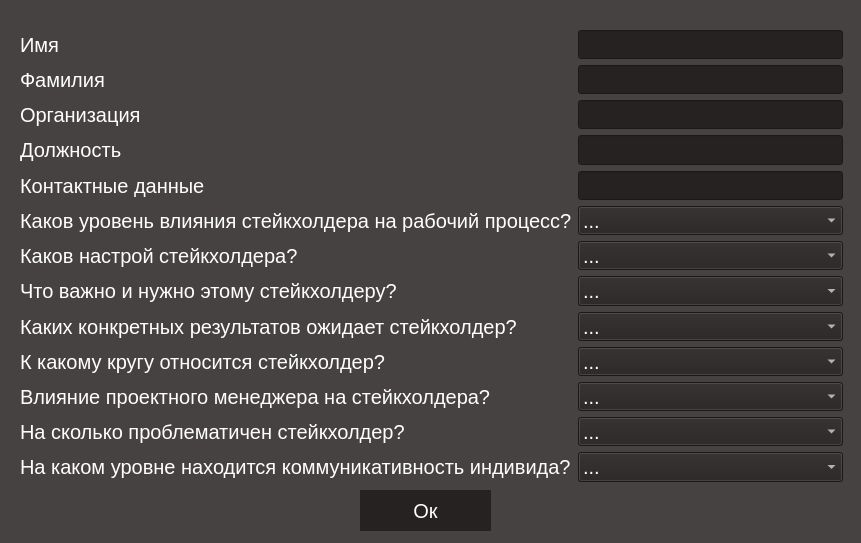
<?xml version="1.0" encoding="UTF-8"?>
<ui version="4.0">
 <class>Dialog</class>
 <widget class="QDialog" name="Dialog">
  <property name="geometry">
   <rect>
    <x>0</x>
    <y>0</y>
    <width>861</width>
    <height>543</height>
   </rect>
  </property>
  <property name="windowTitle">
   <string>Dialog</string>
  </property>
  <property name="styleSheet">
   <string notr="true">background-color: rgb(71, 66, 66);
</string>
  </property>
  <widget class="QWidget" name="formLayoutWidget">
   <property name="geometry">
    <rect>
     <x>20</x>
     <y>30</y>
     <width>823</width>
     <height>452</height>
    </rect>
   </property>
   <layout class="QFormLayout" name="formLayout">
    <item row="1" column="0">
     <widget class="QLabel" name="label_2">
      <property name="styleSheet">
       <string notr="true">background-color: rgb(71, 66, 66);
font-size: 20px;
color: rgb(255, 255, 255); 
text-align: center;</string>
      </property>
      <property name="text">
       <string>Фамилия</string>
      </property>
     </widget>
    </item>
    <item row="2" column="0">
     <widget class="QLabel" name="label_3">
      <property name="styleSheet">
       <string notr="true">background-color: rgb(71, 66, 66);
font-size: 20px;
color: rgb(255, 255, 255); 
text-align: center;</string>
      </property>
      <property name="text">
       <string>Организация</string>
      </property>
     </widget>
    </item>
    <item row="3" column="0">
     <widget class="QLabel" name="label_4">
      <property name="styleSheet">
       <string notr="true">background-color: rgb(71, 66, 66);
font-size: 20px;
color: rgb(255, 255, 255); 
text-align: center;</string>
      </property>
      <property name="text">
       <string>Должность</string>
      </property>
     </widget>
    </item>
    <item row="4" column="0">
     <widget class="QLabel" name="label_5">
      <property name="styleSheet">
       <string notr="true">background-color: rgb(71, 66, 66);
font-size: 20px;
color: rgb(255, 255, 255); 
text-align: center;</string>
      </property>
      <property name="text">
       <string>Контактные данные</string>
      </property>
     </widget>
    </item>
    <item row="5" column="0">
     <widget class="QLabel" name="label_6">
      <property name="styleSheet">
       <string notr="true">background-color: rgb(71, 66, 66);
font-size: 20px;
color: rgb(255, 255, 255); 
text-align: center;</string>
      </property>
      <property name="text">
       <string>Каков уровень влияния стейкхолдера на рабочий процесс?</string>
      </property>
     </widget>
    </item>
    <item row="5" column="1">
     <widget class="QComboBox" name="comboBox">
      <property name="styleSheet">
       <string notr="true">background-color: rgb(38, 34, 34);
font-size: 20px;
color: rgb(255, 255, 255); 
height: 25px;
weight: 50px;</string>
      </property>
      <item>
       <property name="text">
        <string>...</string>
       </property>
      </item>
      <item>
       <property name="text">
        <string>высокий</string>
       </property>
      </item>
      <item>
       <property name="text">
        <string>средний</string>
       </property>
      </item>
      <item>
       <property name="text">
        <string>низкий</string>
       </property>
      </item>
     </widget>
    </item>
    <item row="6" column="0">
     <widget class="QLabel" name="label_7">
      <property name="styleSheet">
       <string notr="true">background-color: rgb(71, 66, 66);
font-size: 20px;
color: rgb(255, 255, 255); 
text-align: center;</string>
      </property>
      <property name="text">
       <string>Каков настрой стейкхолдера?</string>
      </property>
     </widget>
    </item>
    <item row="6" column="1">
     <widget class="QComboBox" name="comboBox_2">
      <property name="styleSheet">
       <string notr="true">background-color: rgb(38, 34, 34);
font-size: 20px;
color: rgb(255, 255, 255); 
height: 25px;
weight: 50px;</string>
      </property>
      <item>
       <property name="text">
        <string>...</string>
       </property>
      </item>
      <item>
       <property name="text">
        <string>вовлеченность</string>
       </property>
      </item>
      <item>
       <property name="text">
        <string>лояльность</string>
       </property>
      </item>
      <item>
       <property name="text">
        <string>нейтралитет</string>
       </property>
      </item>
      <item>
       <property name="text">
        <string>нелояльность</string>
       </property>
      </item>
      <item>
       <property name="text">
        <string>вредительство</string>
       </property>
      </item>
     </widget>
    </item>
    <item row="7" column="0">
     <widget class="QLabel" name="label_8">
      <property name="styleSheet">
       <string notr="true">background-color: rgb(71, 66, 66);
font-size: 20px;
color: rgb(255, 255, 255); 
text-align: center;</string>
      </property>
      <property name="text">
       <string>Что важно и нужно этому стейкхолдеру?</string>
      </property>
     </widget>
    </item>
    <item row="7" column="1">
     <widget class="QComboBox" name="comboBox_3">
      <property name="styleSheet">
       <string notr="true">background-color: rgb(38, 34, 34);
font-size: 20px;
color: rgb(255, 255, 255); 
height: 25px;
weight: 50px;</string>
      </property>
      <item>
       <property name="text">
        <string>...</string>
       </property>
      </item>
      <item>
       <property name="text">
        <string>прибыль</string>
       </property>
      </item>
      <item>
       <property name="text">
        <string>паблисити</string>
       </property>
      </item>
      <item>
       <property name="text">
        <string>ничего</string>
       </property>
      </item>
      <item>
       <property name="text">
        <string>провал проекта</string>
       </property>
      </item>
     </widget>
    </item>
    <item row="8" column="0">
     <widget class="QLabel" name="label_9">
      <property name="styleSheet">
       <string notr="true">background-color: rgb(71, 66, 66);
font-size: 20px;
color: rgb(255, 255, 255); 
text-align: center;</string>
      </property>
      <property name="text">
       <string>Каких конкретных результатов ожидает стейкхолдер?</string>
      </property>
     </widget>
    </item>
    <item row="8" column="1">
     <widget class="QComboBox" name="comboBox_4">
      <property name="styleSheet">
       <string notr="true">background-color: rgb(38, 34, 34);
font-size: 20px;
color: rgb(255, 255, 255); 
height: 25px;
weight: 50px;</string>
      </property>
      <item>
       <property name="text">
        <string>...</string>
       </property>
      </item>
      <item>
       <property name="text">
        <string>успех</string>
       </property>
      </item>
      <item>
       <property name="text">
        <string>никаких ожиданий</string>
       </property>
      </item>
      <item>
       <property name="text">
        <string>неудача</string>
       </property>
      </item>
     </widget>
    </item>
    <item row="9" column="0">
     <widget class="QLabel" name="label_10">
      <property name="styleSheet">
       <string notr="true">background-color: rgb(71, 66, 66);
font-size: 20px;
color: rgb(255, 255, 255); 
text-align: center;</string>
      </property>
      <property name="text">
       <string>К какому кругу относится стейкхолдер?</string>
      </property>
     </widget>
    </item>
    <item row="9" column="1">
     <widget class="QComboBox" name="comboBox_5">
      <property name="styleSheet">
       <string notr="true">background-color: rgb(38, 34, 34);
font-size: 20px;
color: rgb(255, 255, 255); 
height: 25px;
weight: 50px;</string>
      </property>
      <item>
       <property name="text">
        <string>...</string>
       </property>
      </item>
      <item>
       <property name="text">
        <string>союзники</string>
       </property>
      </item>
      <item>
       <property name="text">
        <string>поддерживающие</string>
       </property>
      </item>
      <item>
       <property name="text">
        <string>нейтральные</string>
       </property>
      </item>
      <item>
       <property name="text">
        <string>неохотно участвующие</string>
       </property>
      </item>
      <item>
       <property name="text">
        <string>оппоненты</string>
       </property>
      </item>
     </widget>
    </item>
    <item row="10" column="0">
     <widget class="QLabel" name="label_11">
      <property name="styleSheet">
       <string notr="true">background-color: rgb(71, 66, 66);
font-size: 20px;
color: rgb(255, 255, 255); 
text-align: center;</string>
      </property>
      <property name="text">
       <string>Влияние проектного менеджера на стейкхолдера?</string>
      </property>
     </widget>
    </item>
    <item row="10" column="1">
     <widget class="QComboBox" name="comboBox_6">
      <property name="styleSheet">
       <string notr="true">background-color: rgb(38, 34, 34);
font-size: 20px;
color: rgb(255, 255, 255); 
height: 25px;
weight: 50px;</string>
      </property>
      <item>
       <property name="text">
        <string>...</string>
       </property>
      </item>
      <item>
       <property name="text">
        <string>высокий</string>
       </property>
      </item>
      <item>
       <property name="text">
        <string>средний</string>
       </property>
      </item>
      <item>
       <property name="text">
        <string>низкий</string>
       </property>
      </item>
     </widget>
    </item>
    <item row="11" column="0">
     <widget class="QLabel" name="label_12">
      <property name="styleSheet">
       <string notr="true">background-color: rgb(71, 66, 66);
font-size: 20px;
color: rgb(255, 255, 255); 
text-align: center;</string>
      </property>
      <property name="text">
       <string>На сколько проблематичен стейкхолдер?</string>
      </property>
     </widget>
    </item>
    <item row="11" column="1">
     <widget class="QComboBox" name="comboBox_7">
      <property name="styleSheet">
       <string notr="true">background-color: rgb(38, 34, 34);
font-size: 20px;
color: rgb(255, 255, 255); 
height: 25px;
weight: 50px;</string>
      </property>
      <item>
       <property name="text">
        <string>...</string>
       </property>
      </item>
      <item>
       <property name="text">
        <string>безпроблемный</string>
       </property>
      </item>
      <item>
       <property name="text">
        <string>средне-проблематичный</string>
       </property>
      </item>
      <item>
       <property name="text">
        <string>проблематичный</string>
       </property>
      </item>
     </widget>
    </item>
    <item row="12" column="0">
     <widget class="QLabel" name="label_13">
      <property name="styleSheet">
       <string notr="true">background-color: rgb(71, 66, 66);
font-size: 20px;
color: rgb(255, 255, 255); 
text-align: center;</string>
      </property>
      <property name="text">
       <string>На каком уровне находится коммуникативность индивида?</string>
      </property>
     </widget>
    </item>
    <item row="12" column="1">
     <widget class="QComboBox" name="comboBox_8">
      <property name="styleSheet">
       <string notr="true">background-color: rgb(38, 34, 34);
font-size: 20px;
color: rgb(255, 255, 255); 
height: 25px;
weight: 50px;</string>
      </property>
      <item>
       <property name="text">
        <string>...</string>
       </property>
      </item>
      <item>
       <property name="text">
        <string>высокая</string>
       </property>
      </item>
      <item>
       <property name="text">
        <string>средняя</string>
       </property>
      </item>
      <item>
       <property name="text">
        <string>низкая</string>
       </property>
      </item>
     </widget>
    </item>
    <item row="0" column="0">
     <widget class="QLabel" name="label">
      <property name="styleSheet">
       <string notr="true">background-color: rgb(71, 66, 66);
font-size: 20px;
color: rgb(255, 255, 255); 
text-align: center;</string>
      </property>
      <property name="text">
       <string>Имя</string>
      </property>
     </widget>
    </item>
    <item row="0" column="1">
     <widget class="QLineEdit" name="lineEdit">
      <property name="styleSheet">
       <string notr="true">background-color: rgb(38, 34, 34);
font-size: 20px;
color: rgb(255, 255, 255); </string>
      </property>
     </widget>
    </item>
    <item row="1" column="1">
     <widget class="QLineEdit" name="lineEdit_2">
      <property name="styleSheet">
       <string notr="true">background-color: rgb(38, 34, 34);
font-size: 20px;
color: rgb(255, 255, 255); </string>
      </property>
     </widget>
    </item>
    <item row="2" column="1">
     <widget class="QLineEdit" name="lineEdit_3">
      <property name="styleSheet">
       <string notr="true">background-color: rgb(38, 34, 34);
font-size: 20px;
color: rgb(255, 255, 255); </string>
      </property>
     </widget>
    </item>
    <item row="3" column="1">
     <widget class="QLineEdit" name="lineEdit_4">
      <property name="styleSheet">
       <string notr="true">background-color: rgb(38, 34, 34);
font-size: 20px;
color: rgb(255, 255, 255); </string>
      </property>
     </widget>
    </item>
    <item row="4" column="1">
     <widget class="QLineEdit" name="lineEdit_5">
      <property name="styleSheet">
       <string notr="true">background-color: rgb(38, 34, 34);
font-size: 20px;
color: rgb(255, 255, 255); </string>
      </property>
     </widget>
    </item>
   </layout>
  </widget>
  <widget class="QPushButton" name="pushButton">
   <property name="geometry">
    <rect>
     <x>360</x>
     <y>490</y>
     <width>131</width>
     <height>41</height>
    </rect>
   </property>
   <property name="styleSheet">
    <string notr="true">QPushButton {
	background-color: rgb(38, 34, 34);
	width: 75px;
	height: 50px;
	font-size: 20px;
	border: none;
	text-align: center;
	color: white;
}

QPushButton:hover {
	background-color: rgb(43, 43, 43);
}

QPushButton:pressed {
	background-color: rgb(79, 76, 76);
}</string>
   </property>
   <property name="text">
    <string>Ок</string>
   </property>
  </widget>
 </widget>
 <resources/>
 <connections/>
</ui>
